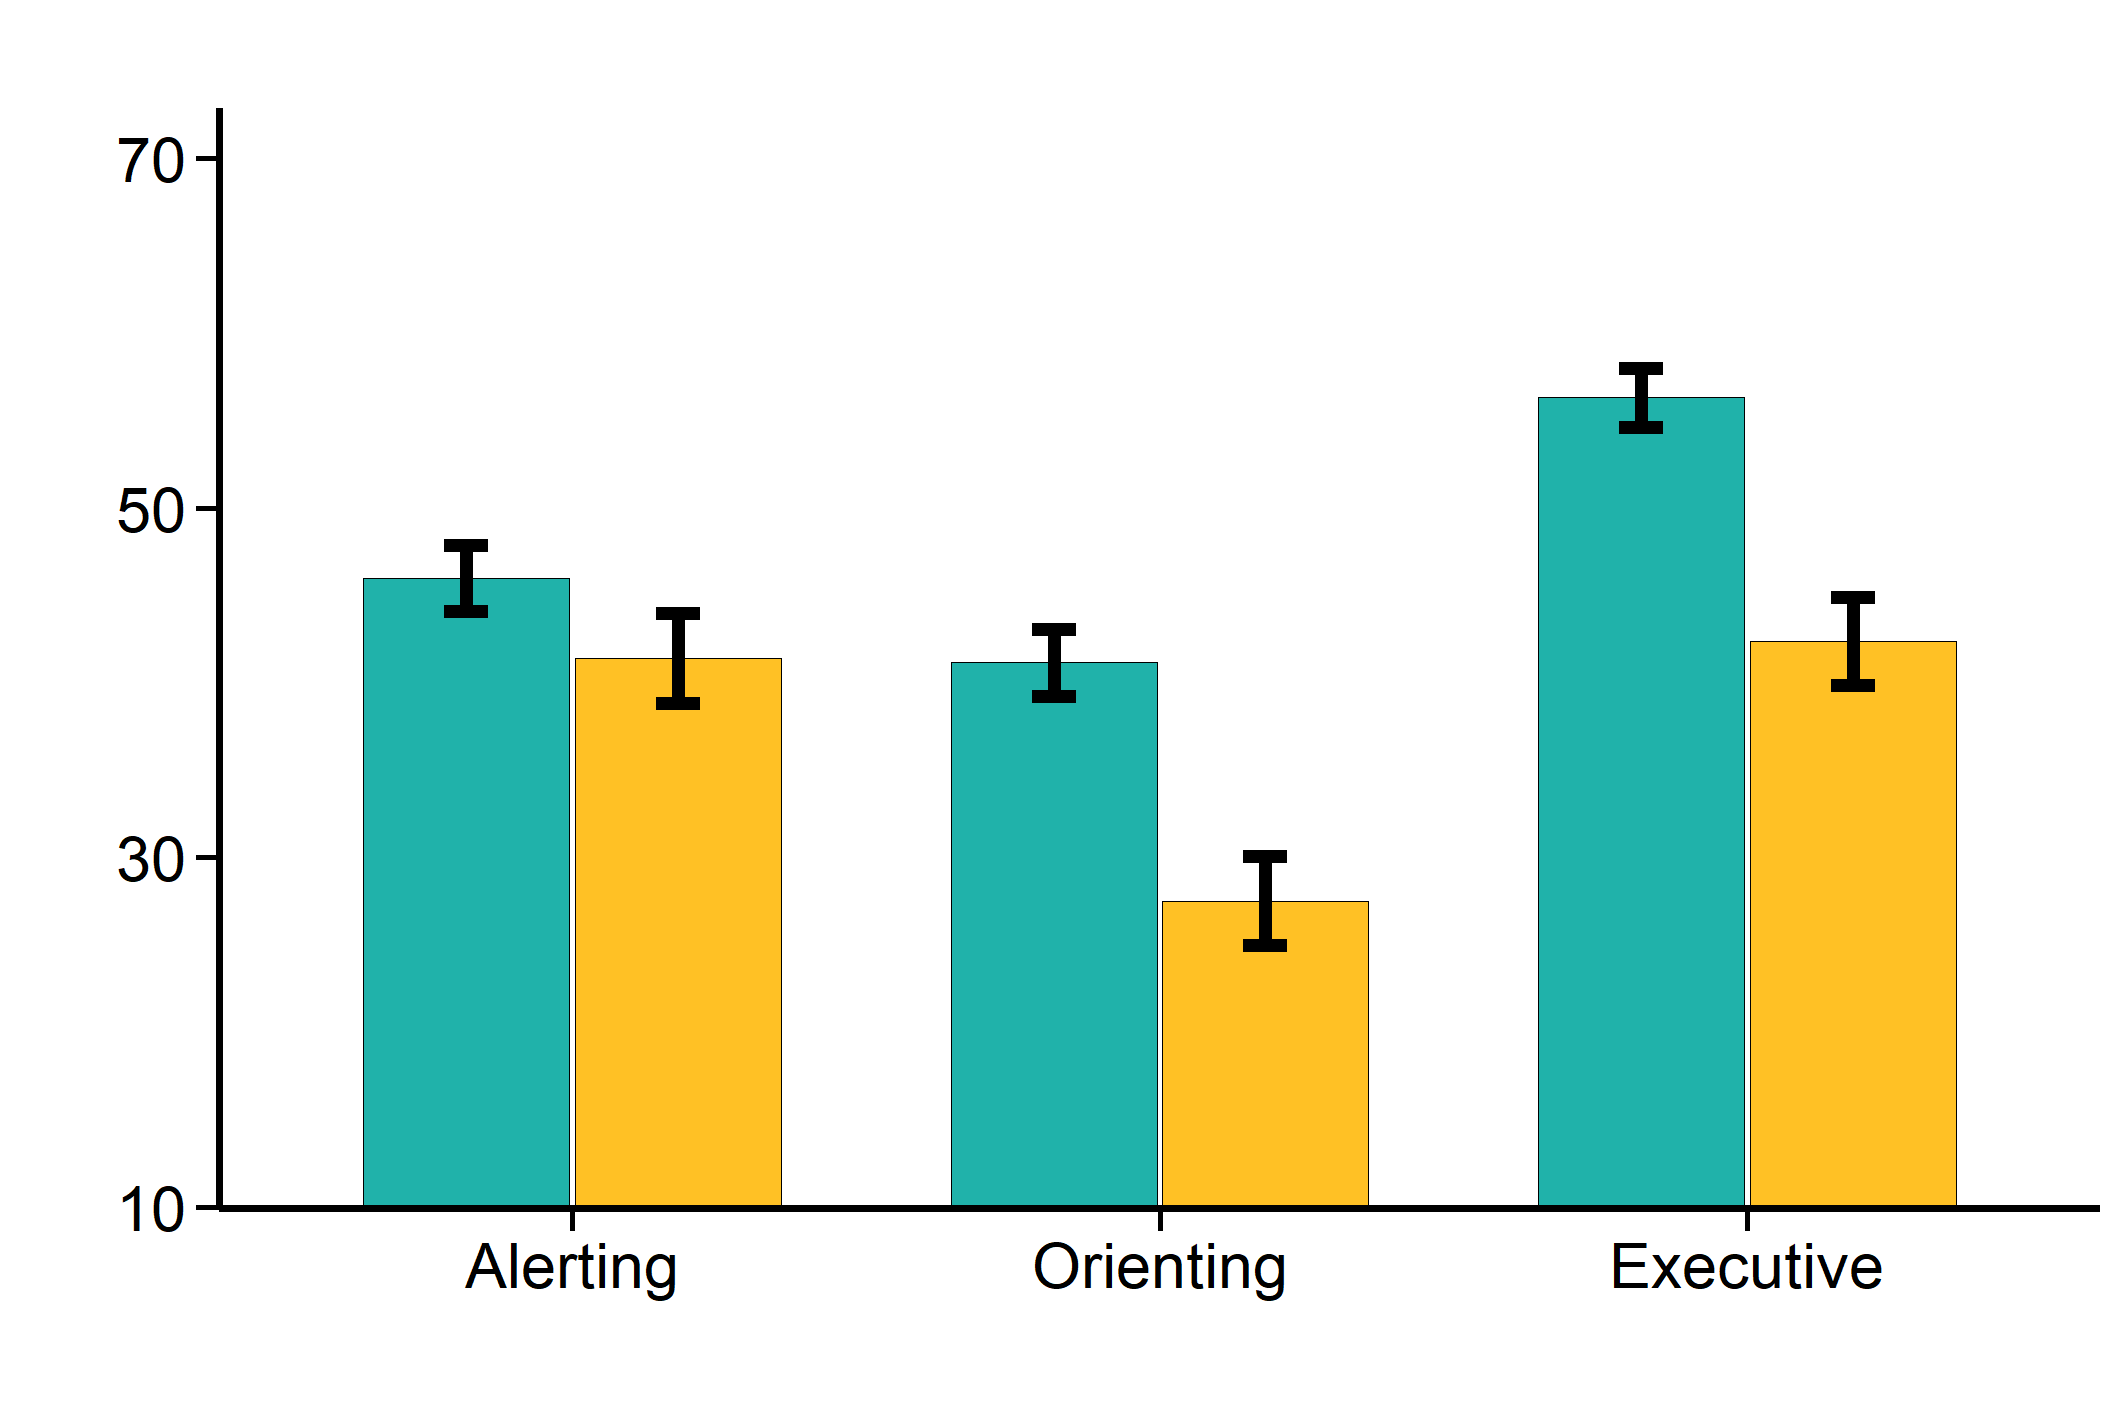

Generate this figure with R:
# written by hao1ei (ver_20.03.13)
# hao1ei@foxmail.com
# qinlab.BNU

### Basic information set up ###
rm(list = ls())                                                # Delete all variables in the current environment
library(ggplot2); library(ggpubr)                              # Load and attach add-on packages
fig.dpi <- 300; fig.wid <- 18; fig.hei <- 12; fig.fmt <- "png" # Set parameters of the figure
fig.savedir <- getwd()                                         # Set the path where the picture will be saved

data.grp    <- "cohort1"                        # Group of the data
data.subgrp <- c("CBDC", "CBDA")                # Subgroups of the data
CBDC <- read.csv("fig1_data_cohort1_child.csv") # Read result file of basic information (.csv) for subgroup 1
CBDA <- read.csv("fig1_data_cohort1_adult.csv") # Read result file of basic information (.csv) for subgroup 2

condname.colname <- c("A_NoDoub_mean_abs",	"O_CenSpat_mean_abs",	"C_InconCon_mean_abs") # The indicators name in the data file
condname.figshow <- c("Alerting", "Orienting", "Executive")                              # The indicators name will present in the figure

### Make figure ###
# Convert the read data into a format recognized by the package
data.fig <- data.frame(matrix(NA,0,3))
for (igrp in  c(1:length(data.subgrp))) {
  for (icond in c(1:length(condname.figshow))) {
    data.con <- data.frame(rep(condname.figshow[icond], nrow(get(data.subgrp[igrp]))))
    data.ned <- data.frame(get(data.subgrp[igrp])[c("Group",condname.colname[icond])])
    
    data.tem <- cbind(data.con, data.ned)
    colnames(data.tem) <- c("Index","Group","Index.Data")
    
    data.fig <- rbind(data.fig, data.tem)
  }
}

# Set the figure parameters
data.barfig <- ggbarplot(data.fig,                            # The data frame of results
                         x="Index", y="Index.Data",           # Character string containing the name of x and y variable
                         color = "Group", fill = "Group",     # Outline color and fill color
                         add = "mean_se",                     # Adding another plot element
                         add.params = list(size = 1.5),       # parameters (size) for the argument 'add'
                         ylim = c(12.8,70),                   # Limitation of y axis
                         title = " ", xlab = " ", ylab = " ", # The x axis, y axis and title content of the figure
                         size = 0,                            # The size of points and outlines
                         position = position_dodge(0.72)) +   # Position adjustment
  # Add mean comparison p-values to the plot
  # stat_compare_means(aes(group=Group), method="t.test", label.y=c(50,50,50), label="p.signif", size=4) +                     
  
  # Customize the color of error bar for each group
  scale_color_manual(values=c("black","black"), name = "Group", labels = c("Children", "Adults"), guide = FALSE) +             
  
  # Customize the fill color for each group
  scale_fill_manual(values=c("lightseagreen","goldenrod1"), name = "Group", labels = c("Children", "Adults"), guide = FALSE) +
  
  # Position scales for continuous data of y axis
  scale_y_continuous(breaks=c(10,30,50,70), labels=c(10,30,50,70)) +                                                           
  
  # Modify components of a theme according to your preferences
  theme(
    plot.title            = element_text(size = 15, colour = "black", face = "bold", hjust = 0.5),
    axis.ticks            = element_line(size = 0.6, colour = "black"),
    axis.ticks.length     = unit(0.2, "cm"),
    axis.line.x           = element_line(colour = "black", size = 0.8),
    axis.line.y           = element_line(colour = "black", size = 0.8),
    axis.text.x           = element_text(size = 15, colour = 'black'),
    axis.text.y           = element_text(size = 15, colour = 'black'),
    axis.title            = element_text(size = 20, colour = "black"),
    panel.background      = element_rect(fill = "transparent"),
    plot.background       = element_rect(fill = "transparent", color = NA),
    legend.background     = element_rect(fill = "transparent"),
    legend.box.background = element_rect(fill = "transparent"),
    legend.title          = element_text(size = 18),
    legend.text           = element_text(size = 15),
    legend.position       = "right")
data.barfig

# Name of the figure
fig.name <- paste("fig1_bar_", data.grp, ".", fig.fmt, sep = "")
# Save figure to disk
ggsave(fig.name, path = fig.savedir, data.barfig, width=fig.wid, height=fig.hei, 
       units="cm", dpi=fig.dpi, bg="transparent")
